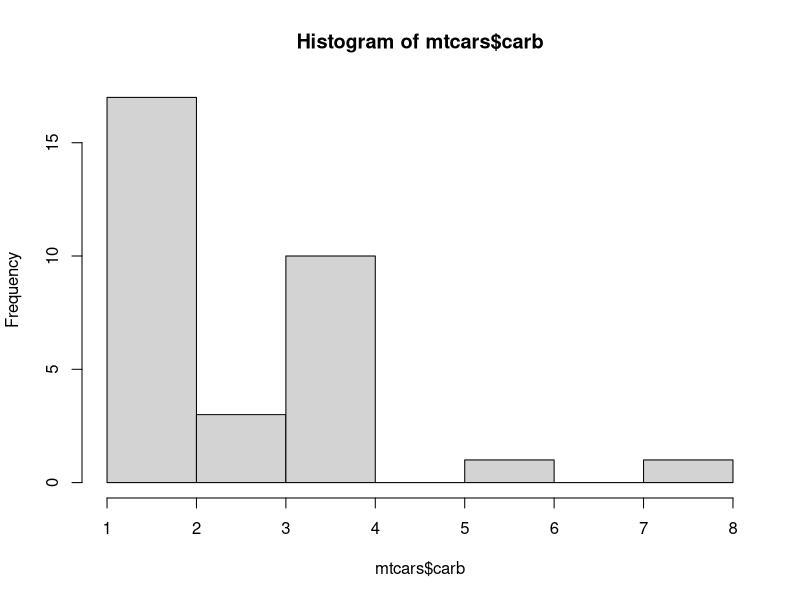
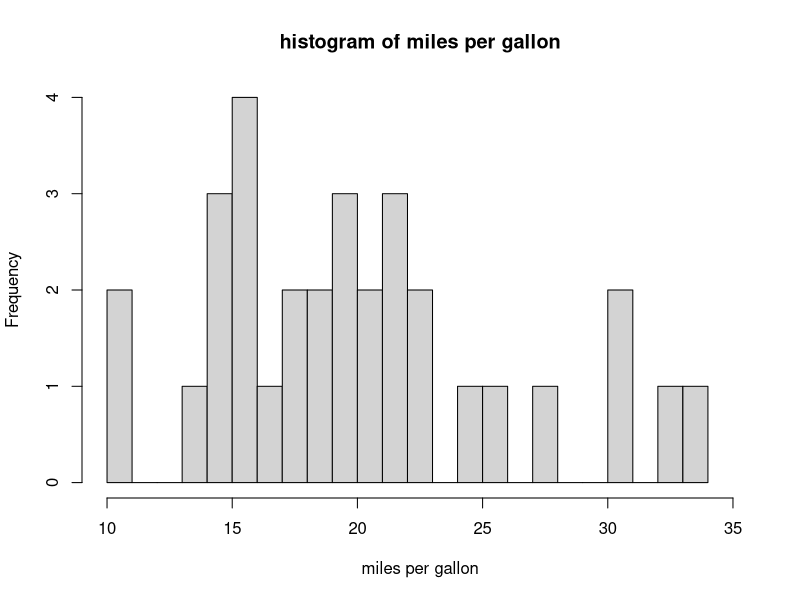
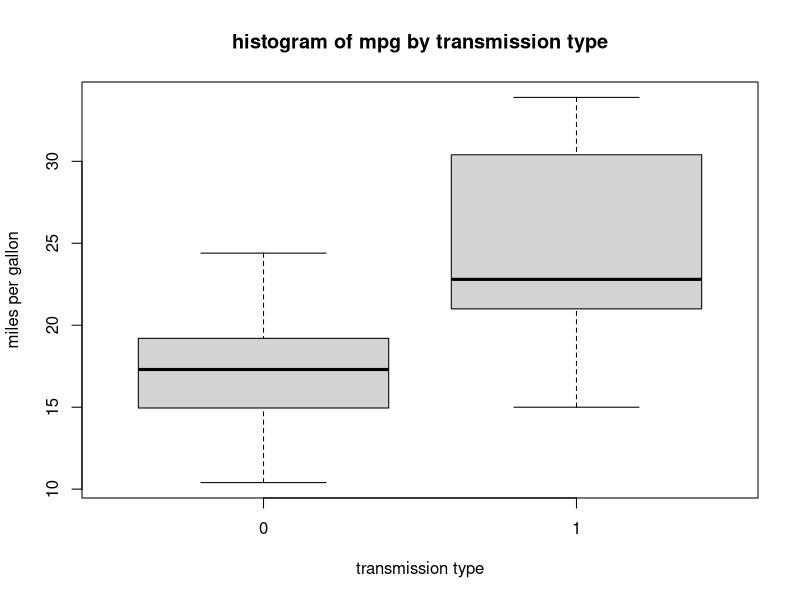

Write the R code that produced these figures, in order.
# variable types
x <- "hello world"
x <- TRUE
x <- 11
x <- 1.1e10
x

# vectors
x <- c(0, 1.2, 8/5)
x <- 1:10
x <- rep(10, times = 3)
x <- sample(c(2, 5, 3), size = 4, replace = TRUE)
x

# vector ops
# are performed element wise retaining the dimensions
x <- 1:4
y <- 5:8
print(x + y)
print(x - y)
print(x * y)
print(x / y)

# wrap around
z <- 9:11
print(x + z)

# slicing
x[1: 3] <- z
x[1: 2]

# matrices (column major) with cycling
m <- matrix(1: 10, nrow = 3, ncol = 4)
m

# adding new rows and columns
m <- rbind(m, c(1, 2, 3, 4))
m <- cbind(m, c(5, 6, 7))
m

# matrix ops
x <- matrix(1: 4, nrow = 2, ncol = 2)
y <- matrix(5: 8, nrow = 2, ncol = 2)
print(x * y) # element wise multiplication
print(x %*% y) # matrix multiplication
print(t(x)) # transpose

# matrix indexing
# the 0th row and col are serial numbers
m
m[0, ]
m[, 0]
m[1: 2, ]

m[1: 2, , drop = FALSE]
m[1: 2, ]

# flow control
for (i in 1:10) {
  print(i)
}
x <- c(10, 12, 14, 44, 43, 21, 21)
for (i in x)
  print(i)

# else follows the } of if
if (i == 21) {
  print(i + i)
} else
  print(i - i)

# loading a dataset
data("mtcars")
summary(mtcars)

# histogram
hist(mtcars$carb)

# breaks is a suggestion - and not a fixed value - for hist()
# to use the closest number of pretty plot bins
hist(
  mtcars$mpg, breaks = 20,
  xlab = "miles per gallon",
  main = "histogram of miles per gallon",
  xlim = range(10: 35)
)

# box and whisker plot
plot(
  mtcars$mpg ~ as.factor(mtcars$am),
  mtcars,
  xlab = "transmission type",
  ylab = "miles per gallon",
  main = "histogram of mpg by transmission type"
)